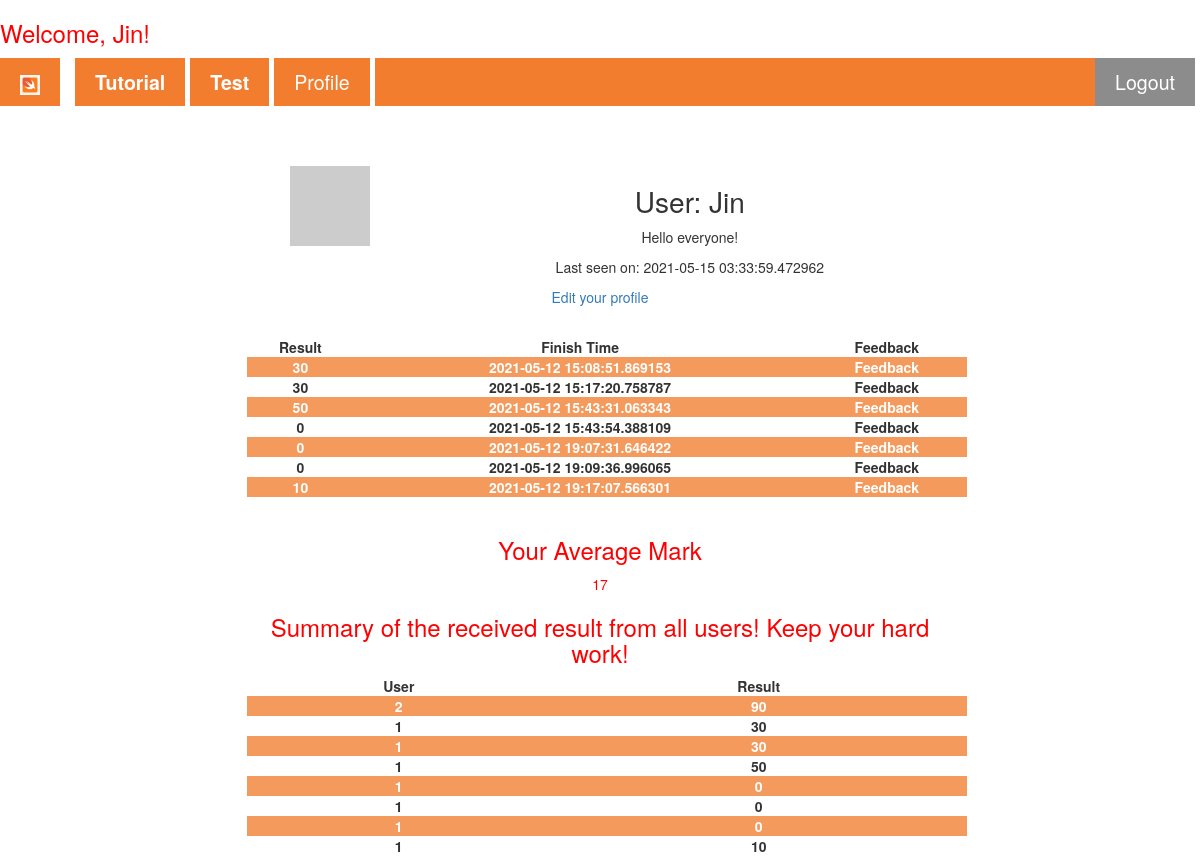
The app's page /user/Jin (signed in), older data.
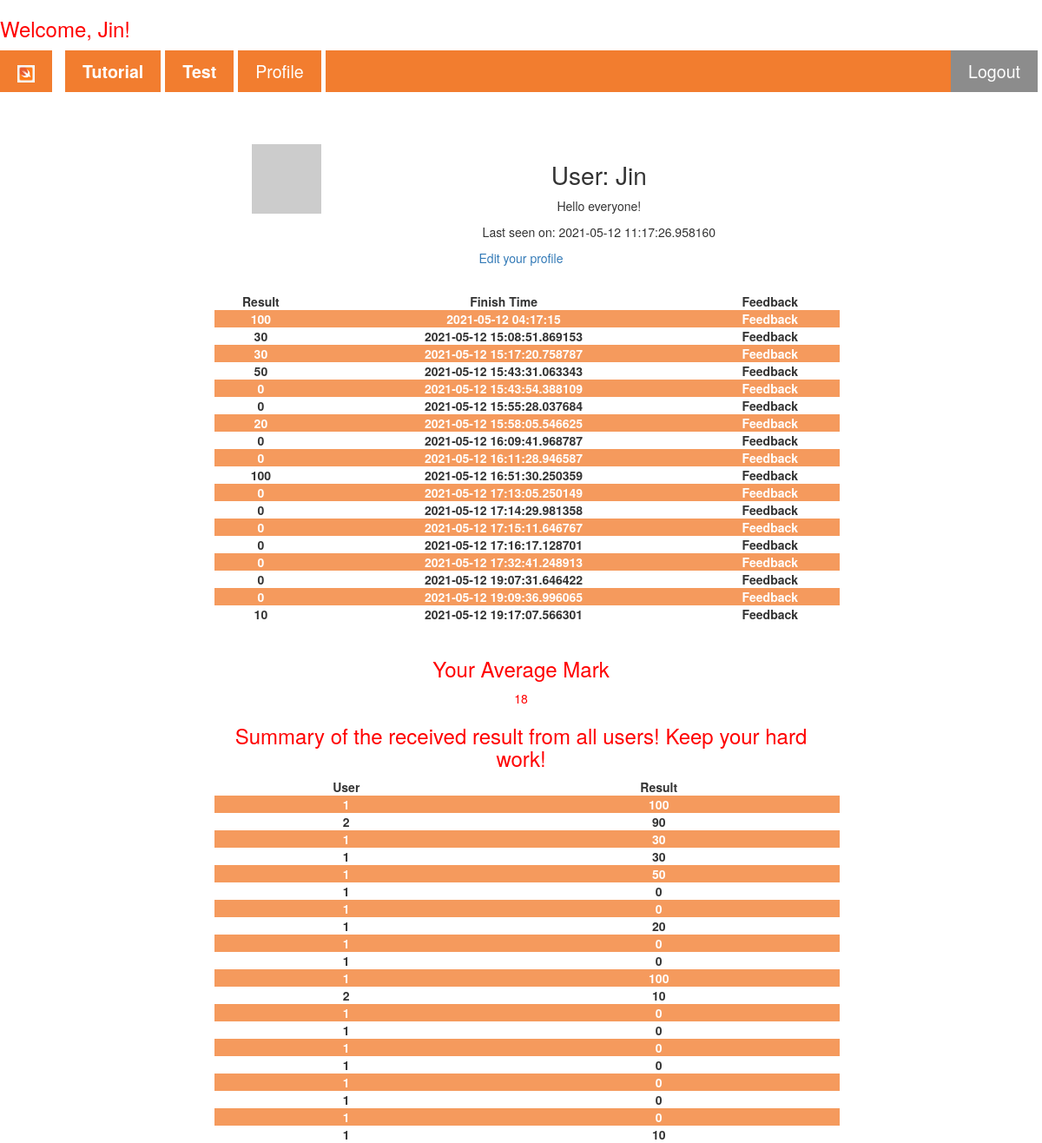
The same page, newer data.
### app/models.py (models this page shows, shortened)
class User(UserMixin, db.Model):
    id = db.Column(db.Integer, primary_key=True)
    username = db.Column(db.String(64), index=True, unique=True)
    email = db.Column(db.String(120), index=True, unique=True)
    password_hash = db.Column(db.String(128))
    about_me = db.Column(db.String(140))
    last_seen = db.Column(db.DateTime, default=datetime.utcnow)
    posts = db.relationship('Post', backref='author', lazy='dynamic')
    def avatar(self, size): # Add avatar to one user #
        digest = md5(self.email.lower().encode('utf-8')).hexdigest()
        return 'https://www.gravatar.com/avatar/{}?d=identicon&s={}'.format(
            digest, size)

class Post(UserMixin,db.Model):
    id = db.Column(db.Integer, primary_key=True)
    Mark = db.Column(db.Integer)
    Finish_Time = db.Column(db.DateTime, index=True, default=datetime.utcnow)
    Feedback = db.Column(db.String(1000))
    user_id = db.Column(db.Integer, db.ForeignKey('user.id'))

### app/routes.py (the view)
@app.route('/user/<username>')
@login_required
def user(username):
    list=[]
    average = 0
    user = User.query.filter_by(username=username).first_or_404()
    mark=Post.query.filter_by(user_id=user.id)[-1]
    allmark=Post.query.filter_by(user_id=user.id).all()
    all=Post.query.all()
    for i in allmark:
        list.append(i.Mark)
    for i in list:
        average+=int(i)
    average=average/len(list)
    average=int(average)
    return render_template('user.html', user=user, mark=mark, all=all,average=average, allmark=allmark)

### app/models.py (called while the page is built)
@login.user_loader
def load_user(id):
    return User.query.get(int(id))

### app/routes.py (called while the page is built)
@app.before_request
def before_request():
    if current_user.is_authenticated:
        current_user.last_seen = datetime.utcnow()
        db.session.commit()

### app/templates/user.html (shortened to what this page needs)
{% extends "base.html" %}
{% block articles %}
<div class="formcontainer" style="border: none; margin-top: 5%;">
  <table>
    <tr valign="top">
        <td><img src="{{ user.avatar(128) }}"></td>
        <td>
            <h1>User: {{ user.username }}</h1>
            {% if user.about_me %}<p>{{ user.about_me }}</p>{% endif %}
            {% if user.last_seen %}<p>Last seen on: {{ user.last_seen }}</p>{% endif %}
        </td>
    </tr>
  </table>
  {% if user == current_user %}
  <p class="redp"><a href="{{ url_for('edit_profile') }}">Edit your profile</a></p>
  {% endif %}
  <br>
  <table>
    <tr valign="top">
      <td><b>Result</b></td>
      <td><b>Finish Time</b></td>
      <td><b>Feedback</b></td>
    </tr>
    {% for j in allmark%}
    <tr>
      <td><b>{{j.Mark}}</b></td>
      <td><b>{{j.Finish_Time}}</b></td>
      <td>
        <details>
          <summary><b>Feedback</b></summary>
        </details>
      </td>
    </tr>
    {% endfor %}
  </table><br>
  <h3 class="redp">Your Average Mark</h3>
  <p class="redp">{{average}}</p>
  <h3 class="redp">Summary of the received result from all users! Keep your hard work!</h3>
  <table>
    <tr valign="top">
      <td><b>User</b></td>
      <td><b>Result</b></td>
    </tr>
    {% for i in all %}
    <tr>
      <td><b>{{i.user_id}}</b></td>
      <td><b>{{i.Mark}}</b></td>
    </tr>
    {% endfor %}
  </table>
</div>
{% endblock %}

### app/templates/base.html (shortened to what this page needs)
<!DOCTYPE html>
<html lang="en">
<head>
    <link rel="stylesheet" href="https://maxcdn.bootstrapcdn.com/bootstrap/3.4.0/css/bootstrap.min.css"/>
    <link rel="stylesheet" href="{{ url_for('static', filename='nav_css.css')}}">
</head>
<body>
  {% if current_user.is_authenticated %}
  <h3 class="redp">Welcome, {{ current_user.username }}!</h3>
  {% endif %}
    <nav class="sticky">
        <ul class="ul_mainstyle">
            <li><a href="/"><img src="{{ url_for('static', filename='/Image/swift_icon.png')}}" alt="home icon"></a>
            </li>
            <li><a href="/Setup"><b>Tutorial</b></a></li>
            <li><a href="/Test"><b>Test</b></a></li>
            {% if not current_user.is_anonymous %}
            <li>
              <a href="{{ url_for('user', username=current_user.username) }}">Profile</a>
            </li>
            {% endif %}
            {% if current_user.is_anonymous %}
            <li class="loginbutton">
              <a href="{{ url_for('login') }}"><b>Login</b></a>
            </li>
            {% else %}
            <li class="loginbutton">
              <a href="{{ url_for('logout') }}">Logout</a>
            </li>
            {% endif %}
        </ul>
      </nav>
      {% block articles %}{% endblock %}
</body>
</html>

### app/static/nav_css.css (style rules this page uses)
html { font-family: Arial, Helvetica, sans-serif; line-height: 2; }
a { text-decoration: none; }
body { counter-reset: section; }
.formcontainer { text-align: center; }
.loginbutton { background-color: grey; color: white; float: right; }
nav ul.ul_mainstyle { margin: 1% 0 0 0; padding: 0; overflow: hidden; background-color: rgb(241, 112, 25); list-style-type: none; }
nav ul li { float: left; border-right: solid 5px white; }
li:first-of-type { border-right: solid 15px white; }
nav ul li a { display: block; color: white; text-align: center; text-decoration: none; padding: 10px 20px 10px; font-size: 140%; }
nav ul li img { height: 20px; width: auto; }
.sticky { position: sticky; top: 0; width: 100%; z-index: 10; opacity: 0.9; }
.redp { color: red; }
tr:nth-child(even) { background-color: rgb(241, 112, 25); color: white; opacity: 0.7; }
h1 { font-size: 200%; }
table { border-collapse: collapse; width: 100%; margin-left: 1%; }
.formcontainer { margin: auto; margin-top: 1%; width: 60%; border: 1px solid grey; padding: 70 50 50 50; text-align: center; border-radius: 10px; }

Row changes from the older to the newer data that the page shows:
changed User "Jin": last_seen "2021-05-15 03:33:59.472962" → "2021-05-12 11:17:26.958160"
added Post: Mark "100", Finish_Time "2021-05-12 04:17:15", user_id "1"
added Post: Mark "0", Finish_Time "2021-05-12 15:55:28.037684", user_id "1"
added Post: Mark "20", Finish_Time "2021-05-12 15:58:05.546625", user_id "1"
added Post: Mark "0", Finish_Time "2021-05-12 16:09:41.968787", user_id "1"
added Post: Mark "0", Finish_Time "2021-05-12 16:11:28.946587", user_id "1"
added Post: Mark "100", Finish_Time "2021-05-12 16:51:30.250359", user_id "1"
added Post: Mark "0", Finish_Time "2021-05-12 17:13:05.250149", user_id "1"
added Post: Mark "0", Finish_Time "2021-05-12 17:14:29.981358", user_id "1"
added Post: Mark "0", Finish_Time "2021-05-12 17:15:11.646767", user_id "1"
added Post: Mark "0", Finish_Time "2021-05-12 17:16:17.128701", user_id "1"
added Post: Mark "0", Finish_Time "2021-05-12 17:32:41.248913", user_id "1"
added Post: user_id "2", Mark "10", shown under "Summary of the received result from all users! Keep your hard work!"
Text that changed along with them:
{{ average }}: "17" → "18"
